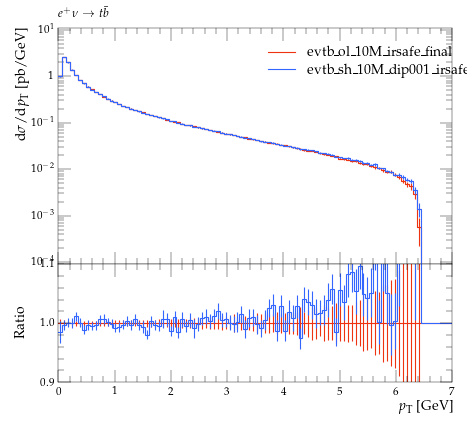

The Python source for this figure:
#! /usr/bin/env python

# This Python script was auto-generated using YODA v2.0.0.
# Analysis object: /evtb/inc_jg_pt
# Timestamp: 16-04-2024 (13:54:45)

import matplotlib as mpl
import matplotlib.pyplot as plt
mpl.use('Agg') # comment out for interactive use
import os
import numpy as np

plotDir = os.path.split(os.path.realpath(__file__))[0]
if 'YODA_USER_PLOT_PATH' in globals():
    plot_outdir = globals()['YODA_USER_PLOT_PATH']
else:
    plot_outdir = plotDir

#plot style
plt.style.use(os.path.join(plotDir, '../default.mplstyle'))
# plot metadata
figW, figH = plt.rcParams['figure.figsize']
ax_xLabel = r'$p_{{\rm T}}$ [GeV]'
ax_yLabel = r'$\mathrm{d}\sigma / \mathrm{d} p_{{\rm T}}$ [pb/GeV]'
ax_title  = r'$e^+ \nu \to t \bar b$'
ax_xScale = 'linear'
ax_yScale = 'log'
xLims = (0.0, 7.0)
yLims = (9e-05, 11.0)

# TeX-friendly labels for the legend
labels = [ r"evtb\_ol\_10M\_irsafe\_final", r"evtb\_sh\_10M\_dip001\_irsafe\_final" ]

# Create figure and axis objects
fig, (ax, ratio0_ax) = plt.subplots(2, 1, sharex=True,
                  figsize=(figW,figH), gridspec_kw={'height_ratios': (2, 1)})
ratio0_ax.yaxis.set_major_locator(mpl.ticker.MultipleLocator(0.1))
ratio0_ax.set_ylim(0.9, 1.1)
ratio0_ax.set_ylabel('Ratio')

# LineColor map: curve index -> color
linecolors = {0: '#EE3311', 1: '#3366FF'}
# the numerical data is stored in a separate file
dataf = dict()
prefix = os.path.split(__file__)[0]
if prefix:    prefix = prefix + '/'
exec(open(prefix+'inc_jg_pt__data.py').read(), dataf)


legend_handles = [] # keep track of handles for the legend

# style options for curves
# starts at zorder>=5 to draw curve on top of legend
styles = {
  'curve0': {
    'color' : linecolors[0],
    'linestyle' : '-',
    'marker' : 'o',
    'zorder' : 5,
    'histstyle' : True,
  },
  'curve1': {
    'color' : linecolors[1],
    'linestyle' : '-',
    'marker' : 'o',
    'zorder' : 6,
    'histstyle' : True,
  },
}
# curve from input yoda files in main panel
for label in dataf['yvals'].keys():
    if all(np.isnan(v) for v in dataf['yvals'][label]):
        continue
    tmp = None
    if styles[label]['histstyle']: # draw as histogram
        tmp, = ax.plot(dataf['xedges'], dataf['yedges'][label],
                       color=styles[label]['color'],
                       linestyle=styles[label]['linestyle'],
                       drawstyle='steps-pre', solid_joinstyle='miter',
                       zorder=styles[label]['zorder'], label=label)
        ax.errorbar(dataf['xpoints'], dataf['yvals'][label], color=styles[label]['color'],
                    xerr=dataf['xerrs'], yerr=[dataf['ydowns'][label], dataf['yups'][label]],
                    linestyle='none', zorder=styles[label]['zorder'])
    else: # draw as scatter
        tmp = ax.errorbar(dataf['xpoints'], dataf['yvals'][label],
                          xerr=dataf['xerrs'],
                          yerr=[ dataf['ydowns'][label],
                          dataf['yups'][label] ],
                          fmt=styles[label]['marker'],
                          ecolor=styles[label]['color'],
                          color=styles[label]['color'], zorder=2)
        tmp[-1][0].set_linestyle(styles[label]['linestyle'])
    legend_handles += [tmp]
    for varLabel in dataf['variation_yvals'].keys():
        if varLabel.startswith(label):
            tmp, = ax.plot(dataf['xedges'], dataf['variation_yvals'][varLabel],
                           color=styles[label]['color'],
                           linestyle=styles[label]['linestyle'],
                           drawstyle='steps-pre', solid_joinstyle='miter',
                           zorder=styles[label]['zorder'], alpha=0.5)


# plots on ratio panel
# curve from input yoda files in ratio panel
for label, yvals in dataf['ratio0_yvals'].items():
    if all(np.isnan(v) for v in yvals):
        continue
    if styles[label]['histstyle']: # plot as histogram
        ratio0_ax.plot(dataf['xedges'], yvals,
                       color=styles[label]['color'],
                       linestyle=styles[label]['linestyle'],
                       drawstyle='steps-pre', zorder=1,
                       solid_joinstyle='miter')
        ratio0_ax.vlines(dataf['xpoints'],
                         dataf['ratio0_ymin'][label],
                         dataf['ratio0_ymax'][label],
                         color=styles[label]['color'], zorder=1)
    else: # plot as scatter
        tmp = ratio0_ax.errorbar(dataf['xpoints'],
                                 yvals, xerr=dataf['xerrs'],
                                 yerr=dataf['ratio0_yerrs'][label],
                                 fmt=styles[label]['marker'],
                                 ecolor=styles[label]['color'],
                                 color=styles[label]['color'])
        tmp[-1][0].set_linestyle(styles[label]['linestyle'])

    for varlabel in dataf['ratio0_variation_vals'].keys():
        if varlabel.startswith(label):
            ratio0_ax.plot(dataf['xedges'],
                            dataf['ratio0_variation_vals'][varlabel],
                            color=styles[label]['color'],
                            linestyle=styles[label]['linestyle'],
                            drawstyle='steps-pre', solid_joinstyle='miter',
                            zorder=1, alpha=0.5)

legend_pos = (0.5, 0.97)
ax.legend(legend_handles, labels, loc='upper left', bbox_to_anchor=legend_pos)

# set plot metadata as defined above
ratio0_ax.set_xlabel(ax_xLabel)
ratio0_ax.xaxis.set_label_coords(1., -.15)
ax.set_ylabel(ax_yLabel, loc='top')
ax.set_title(ax_title, loc='left')
ax.set_xscale(ax_xScale)
ax.set_yscale(ax_yScale)
ax.set_xlim(xLims)
ax.set_ylim(yLims)

# tick formatting
plt.rcParams['xtick.top'] = True
plt.rcParams['ytick.right'] = True
ax.yaxis.set_major_locator(mpl.ticker.LogLocator(base=10.0, numticks=np.inf))
ax.yaxis.set_minor_locator(mpl.ticker.LogLocator(
                           base=10.0, subs=np.arange(0.1, 1, 0.1), numticks=np.inf))
fig.align_ylabels((ax, ratio0_ax))
plt.savefig(os.path.join(plot_outdir, 'inc_jg_pt.pdf'), format='PDF')
plt.savefig(os.path.join(plot_outdir, 'inc_jg_pt.png'), format='PNG')

plt.close(fig)
